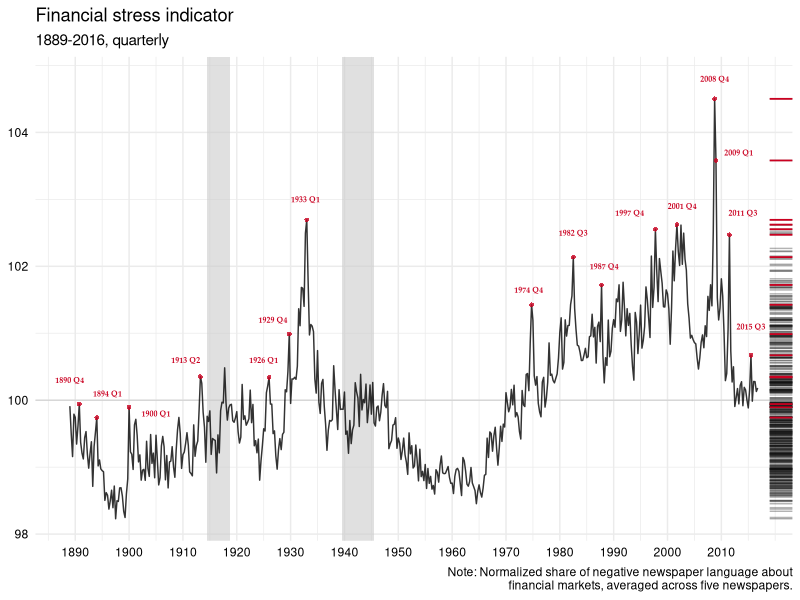

Generate this figure with R:
library(tidyverse)
library(zoo)

# Load data and convert "date" variable to proper date type
pp <- read_csv("pp_quarterly.csv") %>% 
  mutate(date = as.yearqtr(date))

# Define some annotations
annot_ww <- tribble(
  ~xmin, ~xmax, ~name,
  as.Date("1914-07-28"), as.Date("1918-11-11"), "WW1",
  as.Date("1939-09-01"), as.Date("1945-09-02"), "WW2"
)

annot_pp <- tribble(
  ~x, ~y, ~label,
  #--------------
  "1889 Q1", 100.3, "1890 Q4", 
  "1896 Q1", 100.1, "1894 Q1", # Panic of 1893
  "1905 Q1", 99.8, "1900 Q1",
  "1910 Q3", 100.6, "1913 Q2",
  "1925 Q1", 100.6, "1926 Q1",
  "1926 Q4", 101.2, "1929 Q4",
  "1932 Q4", 103.0, "1933 Q1",
  "1974 Q2", 101.65, "1974 Q4",
  "1982 Q3", 102.5, "1982 Q3", # Mexican 1982 debt crisis
  "1988 Q2", 102, "1987 Q4", # Black Monday
  "1993 Q1", 102.8, "1997 Q4", # Asian Financial Crisis
  "2002 Q4", 102.9, "2001 Q4",
  "2008 Q4", 104.8, "2008 Q4", # Global Financial Crisis
  "2013 Q2", 103.7, "2009 Q1", 
  "2014 Q1", 102.8, "2011 Q3", # Euro debt crisis + US debt-ceiling crisis
  "2015 Q3", 101.1, "2015 Q3"  # Greece IMF bankruptcy
) %>% 
  mutate(x = as.yearqtr(x),
         label = as.yearqtr(label))

# Get baseline indicator
baseline <- pp %>% 
  filter(newspapers == "all",
         mood == "negative",
         detrending == "none") %>% 
  full_join(annot_pp, by = c("date" = "label"))

ggplot() + 
  geom_rect(aes(xmin = as.yearqtr(xmin), xmax = as.yearqtr(xmax),
                ymin = -Inf, ymax = Inf), data = annot_ww, fill = "gray80",
            alpha = 0.6) +
  geom_hline(yintercept = 100, size = 0.3, color = "grey80") +
  geom_line(data = baseline, aes(date, val), alpha = 0.8) +
  geom_point(data = baseline %>% filter(!is.na(x)), aes(date, val),
             color = "#ca0020", size = 1.6, alpha = 0.8, stroke = 0) +
  geom_text(data = annot_pp, aes(label = label, x = x, y = y),
            size = 2, family = "Palatino", color = "#ca0020", 
            fontface = "bold") +
  theme_minimal() +
  theme(axis.text.x=element_text(colour="black"),
        axis.text.y=element_text(colour="black")) +
  scale_x_continuous(breaks = seq(1860, 2015, by=10)) +
  geom_rug(data = baseline, aes(date, val), sides = "r", size = 0.5, alpha = 0.3,
           position = "jitter") +
  geom_rug(data = baseline %>% filter(!is.na(x)), color = "#ca0020",
           aes(date, val), sides = "r", size = 0.6) +
  labs(title = "Financial stress indicator", subtitle = "1889-2016, quarterly", 
       x = NULL, y = NULL, 
       caption = paste0("Note: Normalized share of negative newspaper language about",
                        "\n financial markets, averaged across five newspapers."))
